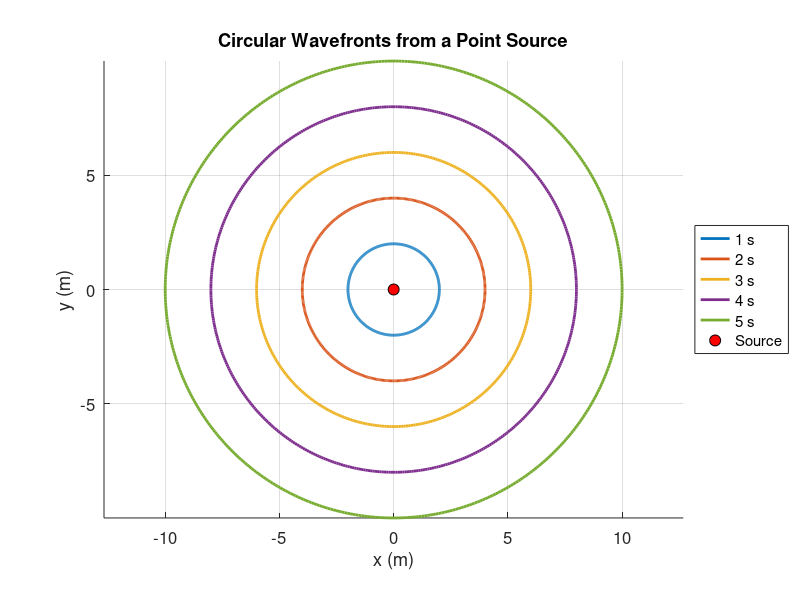

This figure's MATLAB source:
%%%%%%%%%%%%%%%%%%%%%%%%%%%%%%%%%%%%%%%%%%%%%%%%%%%%%%%%%%%%%%%%%%%%%%%%%%%
% Project : Beamforming From First Principles Using MATLAB
%
% Chapter : 01 - Fundamentals of Waves
%
% Lesson  : 12 - What Is a Wavefront?
%
% File    : Lesson12_What_Is_A_Wavefront.m
%
% Description:
% Visualizes circular wavefronts radiating from a point source.
%
% Version : 1.0.0
%%%%%%%%%%%%%%%%%%%%%%%%%%%%%%%%%%%%%%%%%%%%%%%%%%%%%%%%%%%%%%%%%%%%%%%%%%%

%% Add Common Functions to MATLAB Path

projectRoot = fileparts( ...
              fileparts( ...
              fileparts( ...
              fileparts(mfilename('fullpath')))));

addpath(fullfile(projectRoot,'Common'));

%% Initialization

clear;
clc;
close all;

%% Simulation Parameters

waveSpeed = 2;          % m/s
time = 1:1:5;           % seconds

theta = linspace(0,2*pi,500);

%% Create Figure

figure('Color','w');
hold on;
grid on;
axis equal;

%% Draw Wavefronts

for k = 1:length(time)

    radius = waveSpeed*time(k);

    x = radius*cos(theta);
    y = radius*sin(theta);

    plot(x,...
         y,...
         'LineWidth',2);

end

plot(0,0,...
    'ko',...
    'MarkerFaceColor','r',...
    'MarkerSize',8);

xlabel('x (m)');
ylabel('y (m)');

title('Circular Wavefronts from a Point Source');

legend( ...
'1 s',...
'2 s',...
'3 s',...
'4 s',...
'5 s',...
'Source',...
'Location','eastoutside');

set(gca,'FontSize',12);

%% End of Lesson
